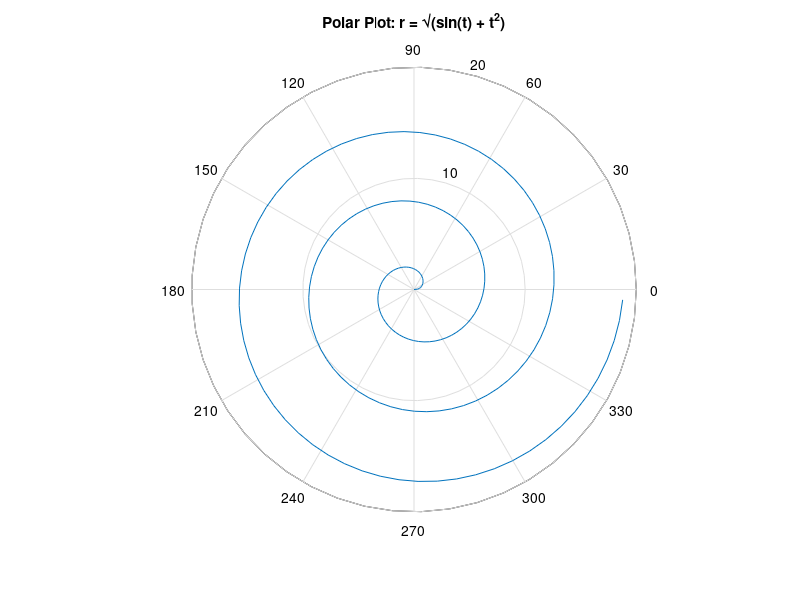

Write MATLAB code to recreate this figure.
## -*- texinfo -*-
## @deftypefn {Script File} {} p3-2
##
## Plot in polar coordinates:
## r = sqrt(sin(t) + t^2), theta = t
## for t in [0, 6*pi]
##
## @end deftypefn

graphics_toolkit('qt');

t = 0:0.1:6*pi;
r = sqrt(sin(t) + t.^2);

polar(t, r);
title('Polar Plot: r = \surd(sin(t) + t^2)');
print -dpng 'p3-2_output.png';
printf('Success! Check p3-2_output.png\n');
